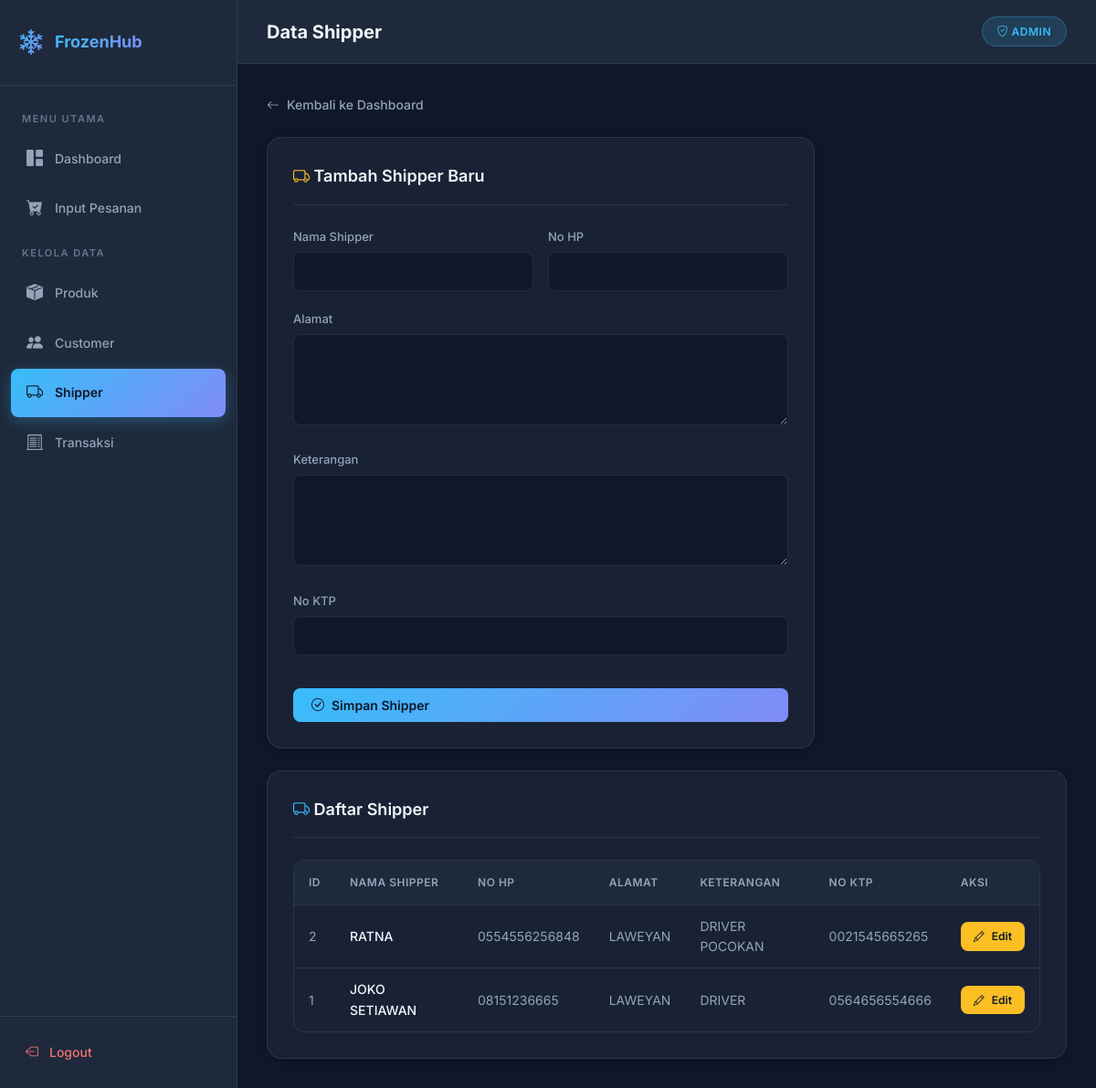
The app's page /shipper/index_shipper.php (signed in), older data.
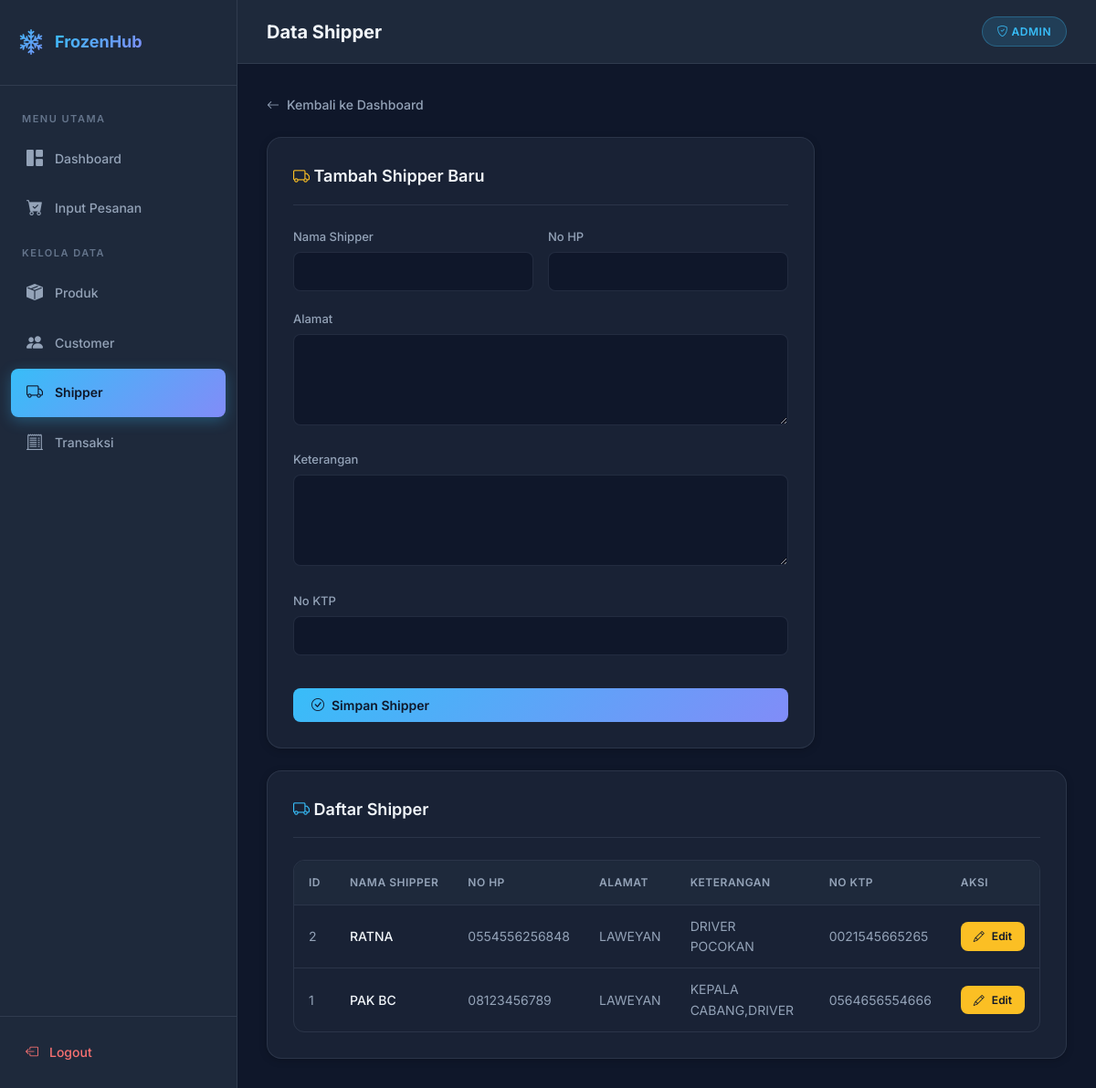
The same page, newer data.
### tables this page shows
CREATE TABLE `tb_shipper` (
  `id` int(11) NOT NULL,
  `nama_shipper` varchar(100) NOT NULL,
  `no_hp` varchar(20) NOT NULL,
  `alamat` varchar(100) NOT NULL,
  `keterangan` varchar(100) NOT NULL,
  `no_ktp` varchar(30) NOT NULL
);

### shipper/index_shipper.php (the view, shortened to what this page needs)
<?php
require_once '../config/koneksi.php';
$is_subfolder = true;
include '../assets/layout_header.php';
?>
<a href="<?= $base_url ?>dashboard.php" class="back-link">
    <i class="bi bi-arrow-left"></i> Kembali ke Dashboard
</a>
<div class="card mb-24" style="max-width:600px;">
    <div class="card-header">
        <h3><i class="bi bi-truck" style="color:var(--warning)"></i> Tambah Shipper Baru</h3>
    </div>
    <form method="POST">
        <div class="form-row">
            <div class="form-group">
                <label>Nama Shipper</label>
                <input type="text" name="nama_shipper" required>
            </div>
            <div class="form-group">
                <label>No HP</label>
                <input type="text" name="no_hp" required>
            </div>
        </div>
        <div class="form-group">
            <label>Alamat</label>
            <textarea name="alamat" required></textarea>
        </div>
        <div class="form-group">
            <label>Keterangan</label>
            <textarea name="keterangan"></textarea>
        </div>
        <div class="form-group">
            <label>No KTP</label>
            <input type="text" name="no_ktp" required>
        </div>
        <button type="submit" name="simpan" class="btn btn-primary full-width mt-16">
            <i class="bi bi-check-circle"></i> Simpan Shipper
        </button>
    </form>
</div>
<div class="card">
    <div class="card-header">
        <h3><i class="bi bi-truck" style="color:var(--accent-1)"></i> Daftar Shipper</h3>
    </div>
    <div class="table-wrapper">
        <table>
            <thead>
                <tr>
                    <th>ID</th>
                    <th>Nama Shipper</th>
                    <th>No HP</th>
                    <th>Alamat</th>
                    <th>Keterangan</th>
                    <th>No KTP</th>
                    <th>Aksi</th>
                </tr>
            </thead>
            <tbody>
            <?php
            $data = mysqli_query($conn, "SELECT * FROM tb_shipper ORDER BY id DESC");
            while ($row = mysqli_fetch_array($data)) {
            ?>
                <tr>
                    <td><?= $row['id'] ?></td>
                    <td style="color:var(--text-primary); font-weight:500;"><?= $row['nama_shipper'] ?></td>
                    <td><?= $row['no_hp'] ?></td>
                    <td><?= $row['alamat'] ?></td>
                    <td><?= $row['keterangan'] ?></td>
                    <td><?= $row['no_ktp'] ?></td>
                    <td>
                        <a href="?edit=<?= $row['id'] ?>" class="btn btn-primary btn-sm" style="background: var(--warning); border-color: var(--warning);">
                            <i class="bi bi-pencil"></i> Edit
                        </a>
                    </td>
                </tr>
            <?php } ?>
            </tbody>
        </table>
    </div>
</div>
<?php include '../assets/layout_footer.php'; ?>

Row changes from the older to the newer data that the page shows:
changed tb_shipper id 1: nama_shipper "JOKO SETIAWAN" → "PAK BC"; no_hp "08151236665" → "08123456789"; keterangan "DRIVER" → "KEPALA CABANG,DRIVER"
